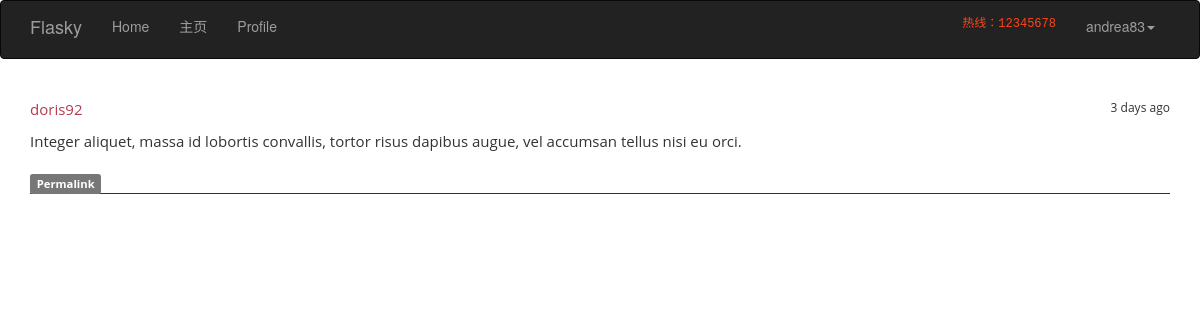
The page /post/22 (signed in) on the database its author committed.
### app/models.py (models this page shows, shortened)
class User(UserMixin,db.Model):
    __tablename__ = 'users'
    id = db.Column(db.Integer, primary_key=True)
    email= db.Column(db.String(64),unique=True,index=True)
    nickname=db.Column(db.String(64),unique= True,index=True)
    username = db.Column(db.String(64))
    role_id = db.Column(db.Integer, db.ForeignKey('roles.id'))
    password_hash = db.Column(db.String(128))
    location = db.Column(db.String(64))
    member_since = db.Column(db.DateTime(),default=datetime.utcnow)
    last_seen = db.Column(db.DateTime(),default=datetime.utcnow)
    confirmed = db.Column(db.Boolean,default=True)
    posts = db.relationship('Post',backref='author',lazy='dynamic')
    followed = db.relationship('Follow',foreign_keys=[Follow.follower_id],backref=db.backref('follower',lazy="joined"),lazy="dynamic",cascade="all,delete-orphan")
    followers = db.relationship('Follow',foreign_keys=[Follow.followed_id],backref=db.backref('followed',lazy="joined"),lazy="dynamic",cascade="all,delete-orphan")
    @property
    def password(self):
        raise AttributeError('password is not a readable attribute')
    def can(self,permissions):
        return self.role is not None and (self.role.permissions & permissions) == permissions
    def is_administrator(self):
        return self.can(Permission.ADMINISTER)
    def ping(self):
        self.last_seen = datetime.utcnow()
        db.session.add(self)

class Post(db.Model):
    __tablename__='posts'
    id = db.Column(db.Integer,primary_key=True)
    body = db.Column(db.Text)
    body_html = db.Column(db.Text)
    timestamp = db.Column(db.DateTime,index=True,default=datetime.utcnow)
    author_id = db.Column(db.Integer,db.ForeignKey('users.id'))

### app/main/views.py (the view)
@main.route('/post/<int:id>')
def post(id):
    post=Post.query.get_or_404(id)
    return render_template('post.html',posts=[post])

### app/auth/views.py (called while the page is built)
@auth.before_app_request
def befor_request():
    if current_user.is_authenticated:
        current_user.ping()
        if not current_user.confirmed and request.endpoint[:5] != 'auth.':
            return redirect(url_for('auth.unconfirmed'))

@auth.before_app_request
def befor_request():
    if current_user.is_authenticated \
            and not current_user.confirmed \
            and request.endpoint[:5] != 'auth.'\
            and request.endpoint != 'static':
        return redirect(url_for('auth.unconfirmed'))

### app/main/__init__.py (called while the page is built)
@main.app_context_processor
def inject_permissions():
    return dict(Permission=Permission)

### app/models.py (called while the page is built)
@login_manager.user_loader
def load_user(user_id):
    return User.query.get(int(user_id))

### app/templates/post.html (shortened to what this page needs)
{% extends 'base.html' %}
{% block page_content %}
{% include 'posts.html' %}
{% endblock %}

### app/templates/base.html (shortened to what this page needs)
{% extends "bootstrap/base.html" %}
{% block head %}
{{ super() }}
<link rel="stylesheet" type="text/css" href="{{ url_for('static', filename = 'css/style.css') }}">
{% endblock %}
{% block navbar %}
<div class="navbar navbar-inverse" role="navigation">
    <div class="container">
        <div class="navbar-header">
            <a class="navbar-brand" href="{{ url_for('main.index') }}">Flasky</a>
        </div>
        <div class="navbar-collapse collapse">
            <ul class="nav navbar-nav navbar-left">
                <li class="dropdown">
                     <a href="#" class = "dropdown-toggle" data-toggle="dropdown">Home</a>
                </li>
            </ul>
            <ul class="nav navbar-nav navbar-left">
                <li class="dropdown">
                     <a href="#" class = "dropdown-toggle" data-toggle="dropdown">主页</a>
                </li>
            </ul>
            <ul class="nav navbar-nav navbar-left">
                {% if current_user.is_authenticated %}
                <li><a href="{{ url_for('main.edit_profile') }}">Profile</a></li>
                {% endif %}
            </ul>
            <ul class="nav navbar-nav navbar-right">
                <li>
                    <p class="aa">热线：12345678</p>
                </li>
                {% if current_user.is_authenticated %}
                <li class="dropdown">
                    <a href="#" class = "dropdown-toggle" data-toggle="dropdown">{{ current_user.nickname}}<b class = "caret"></b></a>
                </li>
                {% else %}
                <li><a href="{{ url_for('auth.login') }}">Log In</a></li>
                {% endif %}
            </ul>
        </div>
    </div>
</div>
{% endblock %}
{% block content %}
<div class="container">
    {% block page_content %}{% endblock %}
</div>
{% endblock %}

### app/templates/posts.html (shortened to what this page needs)
 <ul class="posts">
    {% for post in posts %}
        <li class="post">
        <div class="profile-thumbnail">
        </div>
        <div class="post-content">
        <div class="post-date">{{ moment(post.timestamp).fromNow() }}</div>
        <div class="post-author">
        <a href="{{ url_for('.user', nickname=post.author.nickname) }}">
        {{ post.author.nickname }}
        </a>
        </div>
        <div class="post-body">
            {% if post.body_html %}
            {{ post.body_html|safe }}
            {% else %}
            {{ post.body}}
            {% endif %}
        </div>
        <div class="post-footer">
        <a href="{{ url_for('.post',id=post.id) }}">
            <span class="label label-default">Permalink</span>
        </a>
        </div>
        </div>
        </li>
    {% endfor %}
    </ul>

### app/static/css/style.css (style rules this page uses)
.aa { padding: 15px; font-family: "Bitstream Vera Sans Mono", Monaco, "Courier New", Courier, monospace; color: #ff4418; font-size:12px; }
* { margin: 0; padding: 0; -webkit-box-sizing: border-box; -moz-box-sizing: border-box; box-sizing: border-box; }
ul { list-style-type: none; }
a { color: #b63b4d; text-decoration: none; }
.posts { font-family:'Open Sans', Arial, Helvetica, Sans-serif, Verdana, Tahoma; font-size:15px; margin-top:10px; }
.post { border-bottom:1px solid; }
.profile-thumbnail { color: #c12c42; padding-top:10px; }
.post-date { float: right; font-size:12px; }
.post-body { padding:10px 0 10px 0 ; }

### rows shown on the page
User: nickname "andrea83"
Post: timestamp "3 days ago", author.nickname "doris92", body_html "Integer aliquet, massa id lobortis convallis, tortor risus dapibus augue, vel accumsan tellus nisi eu orci."
